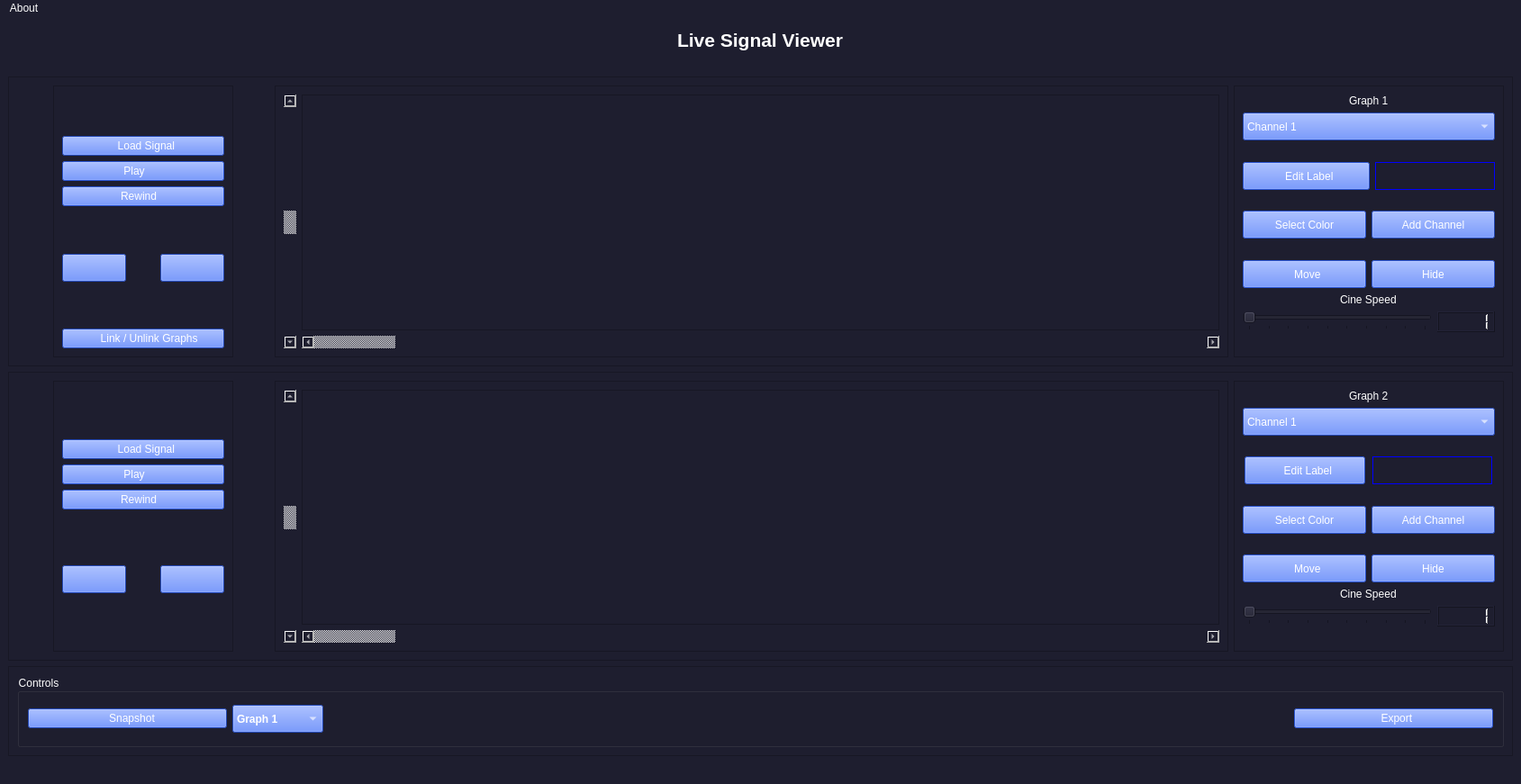
<?xml version="1.0" encoding="UTF-8"?>
<ui version="4.0">
 <class>MainWindow</class>
 <widget class="QMainWindow" name="MainWindow">
  <property name="geometry">
   <rect>
    <x>0</x>
    <y>0</y>
    <width>1689</width>
    <height>871</height>
   </rect>
  </property>
  <property name="minimumSize">
   <size>
    <width>1201</width>
    <height>801</height>
   </size>
  </property>
  <property name="windowTitle">
   <string>Signal Viewer</string>
  </property>
  <property name="styleSheet">
   <string notr="true">background-color: #1e1e2f;
color:white;
</string>
  </property>
  <widget class="QWidget" name="centralwidget">
   <property name="minimumSize">
    <size>
     <width>641</width>
     <height>300</height>
    </size>
   </property>
   <layout class="QGridLayout" name="gridLayout">
    <item row="2" column="0">
     <layout class="QVBoxLayout" name="verticalLayout">
      <item>
       <widget class="QFrame" name="frame">
        <property name="sizePolicy">
         <sizepolicy hsizetype="Preferred" vsizetype="Preferred">
          <horstretch>0</horstretch>
          <verstretch>1</verstretch>
         </sizepolicy>
        </property>
        <property name="minimumSize">
         <size>
          <width>0</width>
          <height>251</height>
         </size>
        </property>
        <property name="maximumSize">
         <size>
          <width>16777215</width>
          <height>1600</height>
         </size>
        </property>
        <property name="frameShape">
         <enum>QFrame::StyledPanel</enum>
        </property>
        <property name="frameShadow">
         <enum>QFrame::Raised</enum>
        </property>
        <layout class="QHBoxLayout" name="horizontalLayout_2">
         <item>
          <spacer name="horizontalSpacer_3">
           <property name="orientation">
            <enum>Qt::Horizontal</enum>
           </property>
           <property name="sizeHint" stdset="0">
            <size>
             <width>40</width>
             <height>20</height>
            </size>
           </property>
          </spacer>
         </item>
         <item>
          <widget class="QFrame" name="frame_4">
           <property name="sizePolicy">
            <sizepolicy hsizetype="Preferred" vsizetype="Preferred">
             <horstretch>1</horstretch>
             <verstretch>0</verstretch>
            </sizepolicy>
           </property>
           <property name="minimumSize">
            <size>
             <width>200</width>
             <height>0</height>
            </size>
           </property>
           <property name="maximumSize">
            <size>
             <width>200</width>
             <height>16777215</height>
            </size>
           </property>
           <property name="frameShape">
            <enum>QFrame::StyledPanel</enum>
           </property>
           <property name="frameShadow">
            <enum>QFrame::Raised</enum>
           </property>
           <layout class="QVBoxLayout" name="verticalLayout_2">
            <item>
             <spacer name="verticalSpacer_10">
              <property name="orientation">
               <enum>Qt::Vertical</enum>
              </property>
              <property name="sizeHint" stdset="0">
               <size>
                <width>20</width>
                <height>40</height>
               </size>
              </property>
             </spacer>
            </item>
            <item>
             <widget class="QPushButton" name="Load1_Button">
              <property name="styleSheet">
               <string notr="true">background-color:#3366ff;</string>
              </property>
              <property name="text">
               <string>  Load Signal</string>
              </property>
              <property name="icon">
               <iconset>
                <normaloff>Assets/load1.png</normaloff>Assets/load1.png</iconset>
              </property>
             </widget>
            </item>
            <item>
             <widget class="QPushButton" name="Play1_Button">
              <property name="enabled">
               <bool>false</bool>
              </property>
              <property name="styleSheet">
               <string notr="true">background-color:#3366ff;</string>
              </property>
              <property name="text">
               <string>   Play         </string>
              </property>
              <property name="icon">
               <iconset>
                <normaloff>Assets/pause-play.png</normaloff>Assets/pause-play.png</iconset>
              </property>
             </widget>
            </item>
            <item>
             <widget class="QPushButton" name="Rewind1_Button">
              <property name="enabled">
               <bool>false</bool>
              </property>
              <property name="styleSheet">
               <string notr="true">background-color:#3366ff;</string>
              </property>
              <property name="text">
               <string>  Rewind     </string>
              </property>
              <property name="icon">
               <iconset>
                <normaloff>Assets/rewind.png</normaloff>Assets/rewind.png</iconset>
              </property>
             </widget>
            </item>
            <item>
             <spacer name="verticalSpacer_3">
              <property name="orientation">
               <enum>Qt::Vertical</enum>
              </property>
              <property name="sizeHint" stdset="0">
               <size>
                <width>20</width>
                <height>40</height>
               </size>
              </property>
             </spacer>
            </item>
            <item>
             <layout class="QHBoxLayout" name="horizontalLayout_4">
              <item>
               <widget class="QPushButton" name="ZoomOut1_Button">
                <property name="minimumSize">
                 <size>
                  <width>71</width>
                  <height>31</height>
                 </size>
                </property>
                <property name="styleSheet">
                 <string notr="true">background-color:#3366ff;</string>
                </property>
                <property name="text">
                 <string/>
                </property>
                <property name="icon">
                 <iconset>
                  <normaloff>Assets/zoom-out.png</normaloff>Assets/zoom-out.png</iconset>
                </property>
               </widget>
              </item>
              <item>
               <spacer name="horizontalSpacer_6">
                <property name="orientation">
                 <enum>Qt::Horizontal</enum>
                </property>
                <property name="sizeHint" stdset="0">
                 <size>
                  <width>40</width>
                  <height>20</height>
                 </size>
                </property>
               </spacer>
              </item>
              <item>
               <widget class="QPushButton" name="ZoomIn1_Button">
                <property name="minimumSize">
                 <size>
                  <width>71</width>
                  <height>31</height>
                 </size>
                </property>
                <property name="styleSheet">
                 <string notr="true">background-color:#3366ff;</string>
                </property>
                <property name="text">
                 <string/>
                </property>
                <property name="icon">
                 <iconset>
                  <normaloff>Assets/zoomin.png</normaloff>Assets/zoomin.png</iconset>
                </property>
               </widget>
              </item>
             </layout>
            </item>
            <item>
             <spacer name="verticalSpacer_4">
              <property name="orientation">
               <enum>Qt::Vertical</enum>
              </property>
              <property name="sizeHint" stdset="0">
               <size>
                <width>20</width>
                <height>40</height>
               </size>
              </property>
             </spacer>
            </item>
            <item>
             <widget class="QPushButton" name="Link_Unlink_Button">
              <property name="styleSheet">
               <string notr="true">background-color:#3366ff;</string>
              </property>
              <property name="text">
               <string>    Link / Unlink Graphs</string>
              </property>
              <property name="icon">
               <iconset>
                <normaloff>Assets/link1.png</normaloff>Assets/link1.png</iconset>
              </property>
             </widget>
            </item>
           </layout>
          </widget>
         </item>
         <item>
          <spacer name="horizontalSpacer_2">
           <property name="orientation">
            <enum>Qt::Horizontal</enum>
           </property>
           <property name="sizeHint" stdset="0">
            <size>
             <width>40</width>
             <height>20</height>
            </size>
           </property>
          </spacer>
         </item>
         <item>
          <widget class="QFrame" name="frame_5">
           <property name="sizePolicy">
            <sizepolicy hsizetype="Preferred" vsizetype="Fixed">
             <horstretch>1</horstretch>
             <verstretch>1</verstretch>
            </sizepolicy>
           </property>
           <property name="minimumSize">
            <size>
             <width>231</width>
             <height>231</height>
            </size>
           </property>
           <property name="maximumSize">
            <size>
             <width>1261</width>
             <height>401</height>
            </size>
           </property>
           <property name="frameShape">
            <enum>QFrame::StyledPanel</enum>
           </property>
           <property name="frameShadow">
            <enum>QFrame::Raised</enum>
           </property>
           <layout class="QHBoxLayout" name="horizontalLayout_15">
            <item>
             <widget class="QScrollBar" name="Vert_ScrollBar_Top">
              <property name="enabled">
               <bool>false</bool>
              </property>
              <property name="value">
               <number>50</number>
              </property>
              <property name="orientation">
               <enum>Qt::Vertical</enum>
              </property>
             </widget>
            </item>
            <item>
             <layout class="QVBoxLayout" name="verticalLayout_7">
              <item>
               <widget class="PlotWidget" name="GraphWidget_Top">
                <property name="sizePolicy">
                 <sizepolicy hsizetype="Preferred" vsizetype="Preferred">
                  <horstretch>1</horstretch>
                  <verstretch>1</verstretch>
                 </sizepolicy>
                </property>
                <property name="minimumSize">
                 <size>
                  <width>501</width>
                  <height>231</height>
                 </size>
                </property>
               </widget>
              </item>
              <item>
               <widget class="QScrollBar" name="Horiz_ScrollBar_Top">
                <property name="enabled">
                 <bool>false</bool>
                </property>
                <property name="sizePolicy">
                 <sizepolicy hsizetype="Minimum" vsizetype="Fixed">
                  <horstretch>1</horstretch>
                  <verstretch>1</verstretch>
                 </sizepolicy>
                </property>
                <property name="orientation">
                 <enum>Qt::Horizontal</enum>
                </property>
               </widget>
              </item>
             </layout>
            </item>
           </layout>
          </widget>
         </item>
         <item>
          <widget class="QFrame" name="frame_6">
           <property name="minimumSize">
            <size>
             <width>300</width>
             <height>0</height>
            </size>
           </property>
           <property name="maximumSize">
            <size>
             <width>301</width>
             <height>371</height>
            </size>
           </property>
           <property name="frameShape">
            <enum>QFrame::StyledPanel</enum>
           </property>
           <property name="frameShadow">
            <enum>QFrame::Raised</enum>
           </property>
           <layout class="QVBoxLayout" name="verticalLayout_4">
            <item alignment="Qt::AlignHCenter">
             <widget class="QLabel" name="Graph1_Label">
              <property name="text">
               <string>Graph 1</string>
              </property>
             </widget>
            </item>
            <item>
             <widget class="QComboBox" name="Channels_Top_ComboBox">
              <property name="minimumSize">
               <size>
                <width>0</width>
                <height>31</height>
               </size>
              </property>
              <property name="layoutDirection">
               <enum>Qt::LeftToRight</enum>
              </property>
              <property name="styleSheet">
               <string notr="true">background-color:#3366ff;</string>
              </property>
              <item>
               <property name="text">
                <string>Channel 1</string>
               </property>
              </item>
             </widget>
            </item>
            <item>
             <spacer name="verticalSpacer_11">
              <property name="orientation">
               <enum>Qt::Vertical</enum>
              </property>
              <property name="sizeHint" stdset="0">
               <size>
                <width>20</width>
                <height>40</height>
               </size>
              </property>
             </spacer>
            </item>
            <item>
             <layout class="QHBoxLayout" name="horizontalLayout_7">
              <item>
               <widget class="QPushButton" name="Edit1_Label_Button">
                <property name="enabled">
                 <bool>false</bool>
                </property>
                <property name="minimumSize">
                 <size>
                  <width>101</width>
                  <height>31</height>
                 </size>
                </property>
                <property name="toolTip">
                 <string/>
                </property>
                <property name="styleSheet">
                 <string notr="true">background-color:#3366ff;</string>
                </property>
                <property name="text">
                 <string>  Edit Label</string>
                </property>
                <property name="icon">
                 <iconset>
                  <normaloff>Assets/draw.png</normaloff>Assets/draw.png</iconset>
                </property>
               </widget>
              </item>
              <item>
               <widget class="QLineEdit" name="Label_Top_LineEdit">
                <property name="enabled">
                 <bool>false</bool>
                </property>
                <property name="minimumSize">
                 <size>
                  <width>0</width>
                  <height>31</height>
                 </size>
                </property>
                <property name="maximumSize">
                 <size>
                  <width>133</width>
                  <height>16777215</height>
                 </size>
                </property>
                <property name="styleSheet">
                 <string notr="true">border: 1px solid blue
;</string>
                </property>
                <property name="text">
                 <string/>
                </property>
               </widget>
              </item>
             </layout>
            </item>
            <item>
             <spacer name="verticalSpacer_12">
              <property name="orientation">
               <enum>Qt::Vertical</enum>
              </property>
              <property name="sizeHint" stdset="0">
               <size>
                <width>20</width>
                <height>40</height>
               </size>
              </property>
             </spacer>
            </item>
            <item>
             <layout class="QHBoxLayout" name="horizontalLayout_8">
              <item>
               <widget class="QPushButton" name="Color_Top_Button">
                <property name="enabled">
                 <bool>false</bool>
                </property>
                <property name="minimumSize">
                 <size>
                  <width>101</width>
                  <height>31</height>
                 </size>
                </property>
                <property name="styleSheet">
                 <string notr="true">background-color:#3366ff;</string>
                </property>
                <property name="text">
                 <string>Select Color</string>
                </property>
               </widget>
              </item>
              <item>
               <widget class="QPushButton" name="AddChannel_Top_Button">
                <property name="minimumSize">
                 <size>
                  <width>0</width>
                  <height>31</height>
                 </size>
                </property>
                <property name="styleSheet">
                 <string notr="true">background-color:#3366ff;</string>
                </property>
                <property name="text">
                 <string>Add Channel</string>
                </property>
               </widget>
              </item>
             </layout>
            </item>
            <item>
             <spacer name="verticalSpacer_13">
              <property name="orientation">
               <enum>Qt::Vertical</enum>
              </property>
              <property name="sizeHint" stdset="0">
               <size>
                <width>20</width>
                <height>40</height>
               </size>
              </property>
             </spacer>
            </item>
            <item>
             <layout class="QHBoxLayout" name="horizontalLayout_9">
              <item>
               <widget class="QPushButton" name="Move_Top_Button">
                <property name="enabled">
                 <bool>false</bool>
                </property>
                <property name="minimumSize">
                 <size>
                  <width>134</width>
                  <height>31</height>
                 </size>
                </property>
                <property name="styleSheet">
                 <string notr="true">background-color:#3366ff;</string>
                </property>
                <property name="text">
                 <string>  Move</string>
                </property>
                <property name="icon">
                 <iconset>
                  <normaloff>Assets/move-to.png</normaloff>Assets/move-to.png</iconset>
                </property>
               </widget>
              </item>
              <item>
               <widget class="QPushButton" name="Hide_Top_Button">
                <property name="enabled">
                 <bool>false</bool>
                </property>
                <property name="minimumSize">
                 <size>
                  <width>0</width>
                  <height>31</height>
                 </size>
                </property>
                <property name="styleSheet">
                 <string notr="true">background-color:#3366ff;</string>
                </property>
                <property name="text">
                 <string>Hide</string>
                </property>
               </widget>
              </item>
             </layout>
            </item>
            <item alignment="Qt::AlignHCenter">
             <widget class="QLabel" name="CineSpeed_Top_Label">
              <property name="text">
               <string>Cine Speed</string>
              </property>
             </widget>
            </item>
            <item>
             <layout class="QHBoxLayout" name="horizontalLayout_10">
              <item>
               <widget class="QSlider" name="CineSpeed_Top_Slider">
                <property name="minimum">
                 <number>1</number>
                </property>
                <property name="maximum">
                 <number>10</number>
                </property>
                <property name="orientation">
                 <enum>Qt::Horizontal</enum>
                </property>
                <property name="tickPosition">
                 <enum>QSlider::TicksBelow</enum>
                </property>
                <property name="tickInterval">
                 <number>1</number>
                </property>
               </widget>
              </item>
              <item>
               <widget class="QLCDNumber" name="LCD_Top">
                <property name="intValue" stdset="0">
                 <number>1</number>
                </property>
               </widget>
              </item>
             </layout>
            </item>
            <item>
             <spacer name="verticalSpacer">
              <property name="orientation">
               <enum>Qt::Vertical</enum>
              </property>
              <property name="sizeHint" stdset="0">
               <size>
                <width>20</width>
                <height>40</height>
               </size>
              </property>
             </spacer>
            </item>
           </layout>
          </widget>
         </item>
        </layout>
       </widget>
      </item>
      <item>
       <widget class="QFrame" name="frame_2">
        <property name="sizePolicy">
         <sizepolicy hsizetype="Preferred" vsizetype="Preferred">
          <horstretch>0</horstretch>
          <verstretch>1</verstretch>
         </sizepolicy>
        </property>
        <property name="minimumSize">
         <size>
          <width>0</width>
          <height>251</height>
         </size>
        </property>
        <property name="maximumSize">
         <size>
          <width>16777215</width>
          <height>1800</height>
         </size>
        </property>
        <property name="frameShape">
         <enum>QFrame::StyledPanel</enum>
        </property>
        <property name="frameShadow">
         <enum>QFrame::Raised</enum>
        </property>
        <layout class="QHBoxLayout" name="horizontalLayout_6">
         <item>
          <spacer name="horizontalSpacer_5">
           <property name="orientation">
            <enum>Qt::Horizontal</enum>
           </property>
           <property name="sizeHint" stdset="0">
            <size>
             <width>40</width>
             <height>20</height>
            </size>
           </property>
          </spacer>
         </item>
         <item>
          <widget class="QFrame" name="frame_16">
           <property name="minimumSize">
            <size>
             <width>200</width>
             <height>0</height>
            </size>
           </property>
           <property name="maximumSize">
            <size>
             <width>200</width>
             <height>16777215</height>
            </size>
           </property>
           <property name="frameShape">
            <enum>QFrame::StyledPanel</enum>
           </property>
           <property name="frameShadow">
            <enum>QFrame::Raised</enum>
           </property>
           <layout class="QVBoxLayout" name="verticalLayout_3">
            <item>
             <spacer name="verticalSpacer_14">
              <property name="orientation">
               <enum>Qt::Vertical</enum>
              </property>
              <property name="sizeHint" stdset="0">
               <size>
                <width>20</width>
                <height>40</height>
               </size>
              </property>
             </spacer>
            </item>
            <item>
             <widget class="QPushButton" name="Load2_Button">
              <property name="styleSheet">
               <string notr="true">background-color:#3366ff;</string>
              </property>
              <property name="text">
               <string>  Load Signal</string>
              </property>
              <property name="icon">
               <iconset>
                <normaloff>Assets/load1.png</normaloff>Assets/load1.png</iconset>
              </property>
             </widget>
            </item>
            <item>
             <widget class="QPushButton" name="Play2_Button">
              <property name="enabled">
               <bool>false</bool>
              </property>
              <property name="styleSheet">
               <string notr="true">background-color:#3366ff;</string>
              </property>
              <property name="text">
               <string>   Play         </string>
              </property>
              <property name="icon">
               <iconset>
                <normaloff>Assets/pause-play.png</normaloff>Assets/pause-play.png</iconset>
              </property>
             </widget>
            </item>
            <item>
             <widget class="QPushButton" name="Rewind2_Button">
              <property name="enabled">
               <bool>false</bool>
              </property>
              <property name="styleSheet">
               <string notr="true">background-color:#3366ff;</string>
              </property>
              <property name="text">
               <string>  Rewind     </string>
              </property>
              <property name="icon">
               <iconset>
                <normaloff>Assets/rewind.png</normaloff>Assets/rewind.png</iconset>
              </property>
             </widget>
            </item>
            <item>
             <spacer name="verticalSpacer_6">
              <property name="orientation">
               <enum>Qt::Vertical</enum>
              </property>
              <property name="sizeHint" stdset="0">
               <size>
                <width>20</width>
                <height>40</height>
               </size>
              </property>
             </spacer>
            </item>
            <item>
             <layout class="QHBoxLayout" name="horizontalLayout_5">
              <item>
               <widget class="QPushButton" name="ZoomOut2_Button">
                <property name="minimumSize">
                 <size>
                  <width>71</width>
                  <height>31</height>
                 </size>
                </property>
                <property name="styleSheet">
                 <string notr="true">background-color:#3366ff;</string>
                </property>
                <property name="text">
                 <string/>
                </property>
                <property name="icon">
                 <iconset>
                  <normaloff>Assets/zoom-out.png</normaloff>Assets/zoom-out.png</iconset>
                </property>
               </widget>
              </item>
              <item>
               <spacer name="horizontalSpacer_7">
                <property name="orientation">
                 <enum>Qt::Horizontal</enum>
                </property>
                <property name="sizeHint" stdset="0">
                 <size>
                  <width>40</width>
                  <height>20</height>
                 </size>
                </property>
               </spacer>
              </item>
              <item>
               <widget class="QPushButton" name="ZoomIn2_Button">
                <property name="minimumSize">
                 <size>
                  <width>71</width>
                  <height>31</height>
                 </size>
                </property>
                <property name="styleSheet">
                 <string notr="true">background-color:#3366ff;</string>
                </property>
                <property name="text">
                 <string/>
                </property>
                <property name="icon">
                 <iconset>
                  <normaloff>Assets/zoomin.png</normaloff>Assets/zoomin.png</iconset>
                </property>
               </widget>
              </item>
             </layout>
            </item>
            <item>
             <spacer name="verticalSpacer_5">
              <property name="orientation">
               <enum>Qt::Vertical</enum>
              </property>
              <property name="sizeHint" stdset="0">
               <size>
                <width>20</width>
                <height>40</height>
               </size>
              </property>
             </spacer>
            </item>
           </layout>
          </widget>
         </item>
         <item>
          <spacer name="horizontalSpacer_4">
           <property name="orientation">
            <enum>Qt::Horizontal</enum>
           </property>
           <property name="sizeHint" stdset="0">
            <size>
             <width>40</width>
             <height>20</height>
            </size>
           </property>
          </spacer>
         </item>
         <item>
          <widget class="QFrame" name="frame_17">
           <property name="sizePolicy">
            <sizepolicy hsizetype="Preferred" vsizetype="Preferred">
             <horstretch>1</horstretch>
             <verstretch>1</verstretch>
            </sizepolicy>
           </property>
           <property name="minimumSize">
            <size>
             <width>200</width>
             <height>0</height>
            </size>
           </property>
           <property name="maximumSize">
            <size>
             <width>1261</width>
             <height>1400</height>
            </size>
           </property>
           <property name="frameShape">
            <enum>QFrame::StyledPanel</enum>
           </property>
           <property name="frameShadow">
            <enum>QFrame::Raised</enum>
           </property>
           <layout class="QHBoxLayout" name="horizontalLayout_16">
            <item>
             <widget class="QScrollBar" name="Vert_ScrollBar_Bottom">
              <property name="enabled">
               <bool>false</bool>
              </property>
              <property name="value">
               <number>50</number>
              </property>
              <property name="orientation">
               <enum>Qt::Vertical</enum>
              </property>
             </widget>
            </item>
            <item>
             <layout class="QVBoxLayout" name="verticalLayout_6">
              <item>
               <widget class="PlotWidget" name="GraphWidget_Bottom">
                <property name="sizePolicy">
                 <sizepolicy hsizetype="Preferred" vsizetype="Preferred">
                  <horstretch>0</horstretch>
                  <verstretch>0</verstretch>
                 </sizepolicy>
                </property>
                <property name="minimumSize">
                 <size>
                  <width>501</width>
                  <height>231</height>
                 </size>
                </property>
               </widget>
              </item>
              <item>
               <widget class="QScrollBar" name="Horiz_ScrollBar_Bottom">
                <property name="enabled">
                 <bool>false</bool>
                </property>
                <property name="orientation">
                 <enum>Qt::Horizontal</enum>
                </property>
               </widget>
              </item>
             </layout>
            </item>
           </layout>
          </widget>
         </item>
         <item>
          <widget class="QFrame" name="frame_18">
           <property name="minimumSize">
            <size>
             <width>300</width>
             <height>0</height>
            </size>
           </property>
           <property name="maximumSize">
            <size>
             <width>301</width>
             <height>571</height>
            </size>
           </property>
           <property name="frameShape">
            <enum>QFrame::StyledPanel</enum>
           </property>
           <property name="frameShadow">
            <enum>QFrame::Raised</enum>
           </property>
           <layout class="QVBoxLayout" name="verticalLayout_5">
            <item alignment="Qt::AlignHCenter">
             <widget class="QLabel" name="Graph2_Label">
              <property name="text">
               <string>Graph 2</string>
              </property>
             </widget>
            </item>
            <item>
             <widget class="QComboBox" name="Channels_Bottom_ComboBox">
              <property name="minimumSize">
               <size>
                <width>0</width>
                <height>31</height>
               </size>
              </property>
              <property name="styleSheet">
               <string notr="true">background-color:#3366ff;</string>
              </property>
              <item>
               <property name="text">
                <string>Channel 1</string>
               </property>
              </item>
             </widget>
            </item>
            <item>
             <spacer name="verticalSpacer_7">
              <property name="orientation">
               <enum>Qt::Vertical</enum>
              </property>
              <property name="sizeHint" stdset="0">
               <size>
                <width>20</width>
                <height>40</height>
               </size>
              </property>
             </spacer>
            </item>
            <item>
             <layout class="QHBoxLayout" name="horizontalLayout_11">
              <item>
               <widget class="QPushButton" name="Edit2_Label_Button">
                <property name="enabled">
                 <bool>false</bool>
                </property>
                <property name="sizePolicy">
                 <sizepolicy hsizetype="Preferred" vsizetype="Fixed">
                  <horstretch>1</horstretch>
                  <verstretch>0</verstretch>
                 </sizepolicy>
                </property>
                <property name="minimumSize">
                 <size>
                  <width>134</width>
                  <height>31</height>
                 </size>
                </property>
                <property name="maximumSize">
                 <size>
                  <width>101</width>
                  <height>16777215</height>
                 </size>
                </property>
                <property name="styleSheet">
                 <string notr="true">background-color:#3366ff;</string>
                </property>
                <property name="text">
                 <string>  Edit Label</string>
                </property>
                <property name="icon">
                 <iconset>
                  <normaloff>Assets/draw.png</normaloff>Assets/draw.png</iconset>
                </property>
               </widget>
              </item>
              <item>
               <widget class="QLineEdit" name="Label_Bottom_LineEdit">
                <property name="enabled">
                 <bool>false</bool>
                </property>
                <property name="minimumSize">
                 <size>
                  <width>0</width>
                  <height>31</height>
                 </size>
                </property>
                <property name="maximumSize">
                 <size>
                  <width>133</width>
                  <height>16777215</height>
                 </size>
                </property>
                <property name="styleSheet">
                 <string notr="true">border: 1px solid blue
;</string>
                </property>
                <property name="text">
                 <string/>
                </property>
               </widget>
              </item>
             </layout>
            </item>
            <item>
             <spacer name="verticalSpacer_8">
              <property name="orientation">
               <enum>Qt::Vertical</enum>
              </property>
              <property name="sizeHint" stdset="0">
               <size>
                <width>20</width>
                <height>40</height>
               </size>
              </property>
             </spacer>
            </item>
            <item>
             <layout class="QHBoxLayout" name="horizontalLayout_12">
              <item>
               <widget class="QPushButton" name="Color_Bottom_Button_2">
                <property name="enabled">
                 <bool>false</bool>
                </property>
                <property name="minimumSize">
                 <size>
                  <width>0</width>
                  <height>31</height>
                 </size>
                </property>
                <property name="styleSheet">
                 <string notr="true">background-color:#3366ff;</string>
                </property>
                <property name="text">
                 <string>Select Color</string>
                </property>
               </widget>
              </item>
              <item>
               <widget class="QPushButton" name="AddChannel_Bottom_Button">
                <property name="minimumSize">
                 <size>
                  <width>0</width>
                  <height>31</height>
                 </size>
                </property>
                <property name="styleSheet">
                 <string notr="true">background-color:#3366ff;</string>
                </property>
                <property name="text">
                 <string>Add Channel</string>
                </property>
               </widget>
              </item>
             </layout>
            </item>
            <item>
             <spacer name="verticalSpacer_9">
              <property name="orientation">
               <enum>Qt::Vertical</enum>
              </property>
              <property name="sizeHint" stdset="0">
               <size>
                <width>20</width>
                <height>40</height>
               </size>
              </property>
             </spacer>
            </item>
            <item>
             <layout class="QHBoxLayout" name="horizontalLayout_13">
              <item>
               <widget class="QPushButton" name="Move_Bottom_Button">
                <property name="enabled">
                 <bool>false</bool>
                </property>
                <property name="minimumSize">
                 <size>
                  <width>134</width>
                  <height>31</height>
                 </size>
                </property>
                <property name="styleSheet">
                 <string notr="true">background-color:#3366ff;</string>
                </property>
                <property name="text">
                 <string>  Move</string>
                </property>
                <property name="icon">
                 <iconset>
                  <normaloff>Assets/move-to.png</normaloff>Assets/move-to.png</iconset>
                </property>
               </widget>
              </item>
              <item>
               <widget class="QPushButton" name="Hide_Bottom_Button">
                <property name="enabled">
                 <bool>false</bool>
                </property>
                <property name="minimumSize">
                 <size>
                  <width>0</width>
                  <height>31</height>
                 </size>
                </property>
                <property name="styleSheet">
                 <string notr="true">background-color:#3366ff;</string>
                </property>
                <property name="text">
                 <string>Hide</string>
                </property>
               </widget>
              </item>
             </layout>
            </item>
            <item alignment="Qt::AlignHCenter">
             <widget class="QLabel" name="CineSpeed_Bottom_Label">
              <property name="text">
               <string>Cine Speed</string>
              </property>
             </widget>
            </item>
            <item>
             <layout class="QHBoxLayout" name="horizontalLayout_14">
              <item>
               <widget class="QSlider" name="CineSpeed_Bottom_Slider">
                <property name="minimum">
                 <number>1</number>
                </property>
                <property name="maximum">
                 <number>10</number>
                </property>
                <property name="orientation">
                 <enum>Qt::Horizontal</enum>
                </property>
                <property name="tickPosition">
                 <enum>QSlider::TicksBelow</enum>
                </property>
                <property name="tickInterval">
                 <number>1</number>
                </property>
               </widget>
              </item>
              <item>
               <widget class="QLCDNumber" name="LCD_Bottom">
                <property name="intValue" stdset="0">
                 <number>1</number>
                </property>
               </widget>
              </item>
             </layout>
            </item>
            <item>
             <spacer name="verticalSpacer_2">
              <property name="orientation">
               <enum>Qt::Vertical</enum>
              </property>
              <property name="sizeHint" stdset="0">
               <size>
                <width>20</width>
                <height>40</height>
               </size>
              </property>
             </spacer>
            </item>
           </layout>
          </widget>
         </item>
        </layout>
       </widget>
      </item>
      <item>
       <widget class="QFrame" name="frame_3">
        <property name="minimumSize">
         <size>
          <width>0</width>
          <height>100</height>
         </size>
        </property>
        <property name="maximumSize">
         <size>
          <width>16777215</width>
          <height>220</height>
         </size>
        </property>
        <property name="frameShape">
         <enum>QFrame::StyledPanel</enum>
        </property>
        <property name="frameShadow">
         <enum>QFrame::Raised</enum>
        </property>
        <layout class="QHBoxLayout" name="horizontalLayout_3">
         <item>
          <widget class="QGroupBox" name="groupBox_2">
           <property name="sizePolicy">
            <sizepolicy hsizetype="Preferred" vsizetype="Preferred">
             <horstretch>0</horstretch>
             <verstretch>1</verstretch>
            </sizepolicy>
           </property>
           <property name="title">
            <string>Controls</string>
           </property>
           <layout class="QHBoxLayout" name="horizontalLayout">
            <item>
             <widget class="QPushButton" name="Snapshot_Button">
              <property name="minimumSize">
               <size>
                <width>221</width>
                <height>0</height>
               </size>
              </property>
              <property name="maximumSize">
               <size>
                <width>221</width>
                <height>16777215</height>
               </size>
              </property>
              <property name="styleSheet">
               <string notr="true">background-color:#3366ff;</string>
              </property>
              <property name="text">
               <string>   Snapshot</string>
              </property>
              <property name="icon">
               <iconset>
                <normaloff>Assets/snap1.png</normaloff>Assets/snap1.png</iconset>
              </property>
             </widget>
            </item>
            <item>
             <widget class="QComboBox" name="Snapshot_Combobox">
              <property name="minimumSize">
               <size>
                <width>101</width>
                <height>31</height>
               </size>
              </property>
              <property name="font">
               <font>
                <weight>75</weight>
                <italic>false</italic>
                <bold>true</bold>
               </font>
              </property>
              <property name="layoutDirection">
               <enum>Qt::LeftToRight</enum>
              </property>
              <property name="styleSheet">
               <string notr="true">background-color:#3366ff;</string>
              </property>
              <item>
               <property name="text">
                <string>Graph 1</string>
               </property>
              </item>
              <item>
               <property name="text">
                <string>Graph 2</string>
               </property>
              </item>
             </widget>
            </item>
            <item>
             <spacer name="horizontalSpacer">
              <property name="orientation">
               <enum>Qt::Horizontal</enum>
              </property>
              <property name="sizeHint" stdset="0">
               <size>
                <width>40</width>
                <height>20</height>
               </size>
              </property>
             </spacer>
            </item>
            <item>
             <widget class="QPushButton" name="Export_Button">
              <property name="enabled">
               <bool>false</bool>
              </property>
              <property name="minimumSize">
               <size>
                <width>221</width>
                <height>0</height>
               </size>
              </property>
              <property name="maximumSize">
               <size>
                <width>221</width>
                <height>16777215</height>
               </size>
              </property>
              <property name="styleSheet">
               <string notr="true">background-color:#3366ff;</string>
              </property>
              <property name="text">
               <string>  Export</string>
              </property>
              <property name="icon">
               <iconset>
                <normaloff>Assets/export.png</normaloff>Assets/export.png</iconset>
              </property>
             </widget>
            </item>
           </layout>
          </widget>
         </item>
        </layout>
       </widget>
      </item>
     </layout>
    </item>
    <item row="1" column="0" alignment="Qt::AlignHCenter">
     <widget class="QTextBrowser" name="Title">
      <property name="minimumSize">
       <size>
        <width>200</width>
        <height>51</height>
       </size>
      </property>
      <property name="maximumSize">
       <size>
        <width>341</width>
        <height>51</height>
       </size>
      </property>
      <property name="styleSheet">
       <string notr="true">border:none;</string>
      </property>
      <property name="html">
       <string>&lt;!DOCTYPE HTML PUBLIC &quot;-//W3C//DTD HTML 4.0//EN&quot; &quot;http://www.w3.org/TR/REC-html40/strict.dtd&quot;&gt;
&lt;html&gt;&lt;head&gt;&lt;meta name=&quot;qrichtext&quot; content=&quot;1&quot; /&gt;&lt;style type=&quot;text/css&quot;&gt;
p, li { white-space: pre-wrap; }
&lt;/style&gt;&lt;/head&gt;&lt;body style=&quot; font-family:'MS Shell Dlg 2'; font-size:7.8pt; font-weight:400; font-style:normal;&quot;&gt;
&lt;p align=&quot;center&quot; style=&quot; margin-top:0px; margin-bottom:0px; margin-left:0px; margin-right:0px; -qt-block-indent:0; text-indent:0px;&quot;&gt;&lt;span style=&quot; font-size:16pt; font-weight:600;&quot;&gt;Live Signal Viewer&lt;/span&gt;&lt;/p&gt;&lt;/body&gt;&lt;/html&gt;</string>
      </property>
     </widget>
    </item>
   </layout>
  </widget>
  <widget class="QMenuBar" name="menubar">
   <property name="geometry">
    <rect>
     <x>0</x>
     <y>0</y>
     <width>1689</width>
     <height>26</height>
    </rect>
   </property>
   <widget class="QMenu" name="menuAbout">
    <property name="title">
     <string>About</string>
    </property>
    <addaction name="actionMohamed"/>
    <addaction name="actionAhmed_Taha"/>
    <addaction name="actionOmar_Khaled"/>
    <addaction name="actionYoussef_Hassanein"/>
   </widget>
   <addaction name="menuAbout"/>
  </widget>
  <widget class="QStatusBar" name="statusbar"/>
  <action name="actionMohamed">
   <property name="text">
    <string>Mohamed Hazem</string>
   </property>
  </action>
  <action name="actionAhmed_Taha">
   <property name="text">
    <string>Ahmed Taha</string>
   </property>
  </action>
  <action name="actionOmar_Khaled">
   <property name="text">
    <string>Omar Khaled</string>
   </property>
  </action>
  <action name="actionYoussef_Hassanein">
   <property name="text">
    <string>Youssef Hassanein</string>
   </property>
  </action>
 </widget>
 <customwidgets>
  <customwidget>
   <class>PlotWidget</class>
   <extends>QGraphicsView</extends>
   <header>pyqtgraph</header>
   <container>1</container>
  </customwidget>
 </customwidgets>
 <resources/>
 <connections>
  <connection>
   <sender>CineSpeed_Top_Slider</sender>
   <signal>valueChanged(int)</signal>
   <receiver>LCD_Top</receiver>
   <slot>display(int)</slot>
   <hints>
    <hint type="sourcelabel">
     <x>1432</x>
     <y>335</y>
    </hint>
    <hint type="destinationlabel">
     <x>1572</x>
     <y>342</y>
    </hint>
   </hints>
  </connection>
  <connection>
   <sender>CineSpeed_Bottom_Slider</sender>
   <signal>valueChanged(int)</signal>
   <receiver>LCD_Bottom</receiver>
   <slot>display(int)</slot>
   <hints>
    <hint type="sourcelabel">
     <x>1508</x>
     <y>617</y>
    </hint>
    <hint type="destinationlabel">
     <x>1565</x>
     <y>616</y>
    </hint>
   </hints>
  </connection>
 </connections>
</ui>
